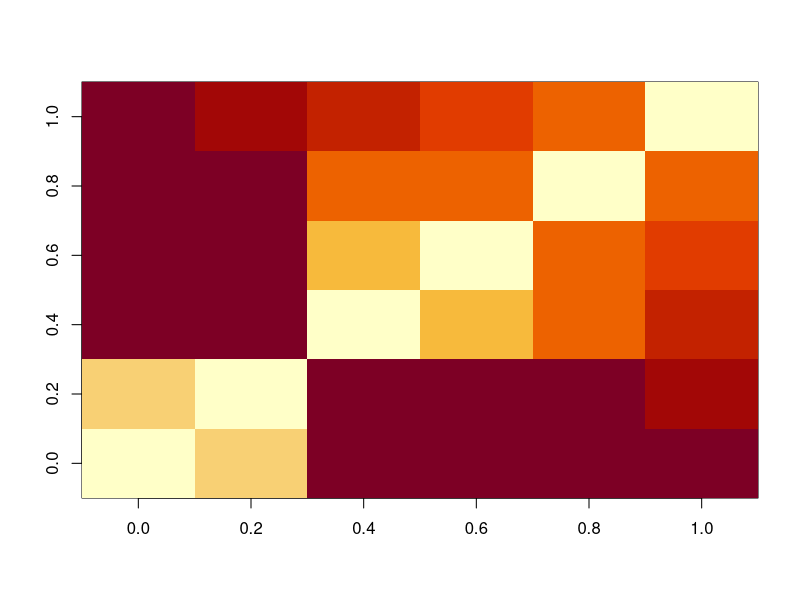

Recreate this plot in R.
library(dslabs)
data(tissue_gene_expression)

dim(tissue_gene_expression$x)
table(tissue_gene_expression$y)

x <- tissue_gene_expression$x
y <- tissue_gene_expression$y

x_select <- x[c(1, 2, 39, 40, 73, 74),]
d <- dist(x_select)
image(as.matrix(d))
